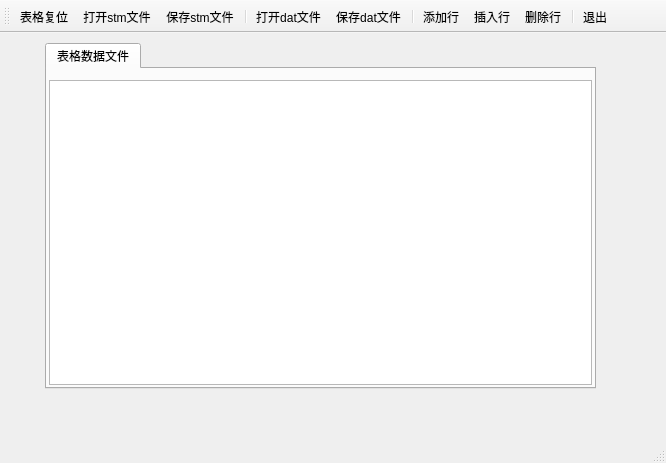
<?xml version="1.0" encoding="UTF-8"?>
<ui version="4.0">
 <class>MainWindow</class>
 <widget class="QMainWindow" name="MainWindow">
  <property name="geometry">
   <rect>
    <x>0</x>
    <y>0</y>
    <width>666</width>
    <height>463</height>
   </rect>
  </property>
  <property name="windowTitle">
   <string>QDataStream读写文件</string>
  </property>
  <widget class="QWidget" name="centralWidget">
   <widget class="QTabWidget" name="tabWidget">
    <property name="geometry">
     <rect>
      <x>45</x>
      <y>10</y>
      <width>551</width>
      <height>346</height>
     </rect>
    </property>
    <property name="currentIndex">
     <number>0</number>
    </property>
    <widget class="QWidget" name="tab">
     <attribute name="title">
      <string>表格数据文件</string>
     </attribute>
     <layout class="QVBoxLayout" name="verticalLayout">
      <property name="leftMargin">
       <number>2</number>
      </property>
      <property name="rightMargin">
       <number>2</number>
      </property>
      <property name="bottomMargin">
       <number>2</number>
      </property>
      <item>
       <widget class="QTableView" name="tableView">
        <property name="editTriggers">
         <set>QAbstractItemView::AllEditTriggers</set>
        </property>
        <property name="alternatingRowColors">
         <bool>true</bool>
        </property>
       </widget>
      </item>
     </layout>
    </widget>
   </widget>
  </widget>
  <widget class="QMenuBar" name="menuBar">
   <property name="geometry">
    <rect>
     <x>0</x>
     <y>0</y>
     <width>666</width>
     <height>23</height>
    </rect>
   </property>
  </widget>
  <widget class="QToolBar" name="mainToolBar">
   <property name="toolButtonStyle">
    <enum>Qt::ToolButtonTextUnderIcon</enum>
   </property>
   <attribute name="toolBarArea">
    <enum>TopToolBarArea</enum>
   </attribute>
   <attribute name="toolBarBreak">
    <bool>false</bool>
   </attribute>
   <addaction name="actTabReset"/>
   <addaction name="actOpen"/>
   <addaction name="actSave"/>
   <addaction name="separator"/>
   <addaction name="actOpenBin"/>
   <addaction name="actSaveBin"/>
   <addaction name="separator"/>
   <addaction name="actAppend"/>
   <addaction name="actInsert"/>
   <addaction name="actDelete"/>
   <addaction name="separator"/>
   <addaction name="actExit"/>
  </widget>
  <widget class="QStatusBar" name="statusBar"/>
  <action name="actOpen">
   <property name="icon">
    <iconset resource="res.qrc">
     <normaloff>:/images/icons/open.bmp</normaloff>:/images/icons/open.bmp</iconset>
   </property>
   <property name="text">
    <string>打开stm文件</string>
   </property>
   <property name="toolTip">
    <string>打开预定义编码文件</string>
   </property>
  </action>
  <action name="actSave">
   <property name="enabled">
    <bool>true</bool>
   </property>
   <property name="icon">
    <iconset resource="res.qrc">
     <normaloff>:/images/icons/save.bmp</normaloff>:/images/icons/save.bmp</iconset>
   </property>
   <property name="text">
    <string>保存stm文件</string>
   </property>
   <property name="toolTip">
    <string>保存为预定义编码文件</string>
   </property>
  </action>
  <action name="actAppend">
   <property name="enabled">
    <bool>true</bool>
   </property>
   <property name="icon">
    <iconset resource="res.qrc">
     <normaloff>:/images/icons/append.bmp</normaloff>:/images/icons/append.bmp</iconset>
   </property>
   <property name="text">
    <string>添加行</string>
   </property>
   <property name="toolTip">
    <string>添加一行</string>
   </property>
  </action>
  <action name="actInsert">
   <property name="enabled">
    <bool>true</bool>
   </property>
   <property name="icon">
    <iconset resource="res.qrc">
     <normaloff>:/images/icons/306.bmp</normaloff>:/images/icons/306.bmp</iconset>
   </property>
   <property name="text">
    <string>插入行</string>
   </property>
   <property name="toolTip">
    <string>插入一行</string>
   </property>
  </action>
  <action name="actDelete">
   <property name="enabled">
    <bool>true</bool>
   </property>
   <property name="icon">
    <iconset resource="res.qrc">
     <normaloff>:/images/icons/delete.bmp</normaloff>:/images/icons/delete.bmp</iconset>
   </property>
   <property name="text">
    <string>删除行</string>
   </property>
   <property name="toolTip">
    <string>删除当前行</string>
   </property>
  </action>
  <action name="actExit">
   <property name="icon">
    <iconset resource="res.qrc">
     <normaloff>:/images/icons/exit.bmp</normaloff>:/images/icons/exit.bmp</iconset>
   </property>
   <property name="text">
    <string>退出</string>
   </property>
   <property name="toolTip">
    <string>退出</string>
   </property>
  </action>
  <action name="actModelData">
   <property name="icon">
    <iconset resource="res.qrc">
     <normaloff>:/images/icons/import1.bmp</normaloff>:/images/icons/import1.bmp</iconset>
   </property>
   <property name="text">
    <string>模型数据预览</string>
   </property>
   <property name="toolTip">
    <string>模型数据显示到文本框里</string>
   </property>
  </action>
  <action name="actAlignLeft">
   <property name="icon">
    <iconset resource="res.qrc">
     <normaloff>:/images/icons/508.bmp</normaloff>:/images/icons/508.bmp</iconset>
   </property>
   <property name="text">
    <string>居左</string>
   </property>
   <property name="toolTip">
    <string>文字左对齐</string>
   </property>
  </action>
  <action name="actAlignCenter">
   <property name="icon">
    <iconset resource="res.qrc">
     <normaloff>:/images/icons/510.bmp</normaloff>:/images/icons/510.bmp</iconset>
   </property>
   <property name="text">
    <string>居中</string>
   </property>
   <property name="toolTip">
    <string>文字居中</string>
   </property>
  </action>
  <action name="actAlignRight">
   <property name="icon">
    <iconset resource="res.qrc">
     <normaloff>:/images/icons/512.bmp</normaloff>:/images/icons/512.bmp</iconset>
   </property>
   <property name="text">
    <string>居右</string>
   </property>
   <property name="toolTip">
    <string>文字右对齐</string>
   </property>
  </action>
  <action name="actFontBold">
   <property name="checkable">
    <bool>true</bool>
   </property>
   <property name="icon">
    <iconset resource="res.qrc">
     <normaloff>:/images/icons/500.bmp</normaloff>:/images/icons/500.bmp</iconset>
   </property>
   <property name="text">
    <string>粗体</string>
   </property>
   <property name="toolTip">
    <string>粗体字体</string>
   </property>
  </action>
  <action name="actTabReset">
   <property name="icon">
    <iconset resource="res.qrc">
     <normaloff>:/images/icons/100.bmp</normaloff>:/images/icons/100.bmp</iconset>
   </property>
   <property name="text">
    <string>表格复位</string>
   </property>
   <property name="toolTip">
    <string>表格复位</string>
   </property>
  </action>
  <action name="actOpenBin">
   <property name="icon">
    <iconset resource="res.qrc">
     <normaloff>:/images/icons/126.bmp</normaloff>:/images/icons/126.bmp</iconset>
   </property>
   <property name="text">
    <string>打开dat文件</string>
   </property>
   <property name="toolTip">
    <string>打开标准编码文件</string>
   </property>
  </action>
  <action name="actSaveBin">
   <property name="icon">
    <iconset resource="res.qrc">
     <normaloff>:/images/icons/066.GIF</normaloff>:/images/icons/066.GIF</iconset>
   </property>
   <property name="text">
    <string>保存dat文件</string>
   </property>
   <property name="toolTip">
    <string>保存为标准编码文件</string>
   </property>
  </action>
 </widget>
 <layoutdefault spacing="6" margin="11"/>
 <resources>
  <include location="res.qrc"/>
 </resources>
 <connections>
  <connection>
   <sender>actExit</sender>
   <signal>triggered()</signal>
   <receiver>MainWindow</receiver>
   <slot>close()</slot>
   <hints>
    <hint type="sourcelabel">
     <x>-1</x>
     <y>-1</y>
    </hint>
    <hint type="destinationlabel">
     <x>433</x>
     <y>266</y>
    </hint>
   </hints>
  </connection>
 </connections>
</ui>
